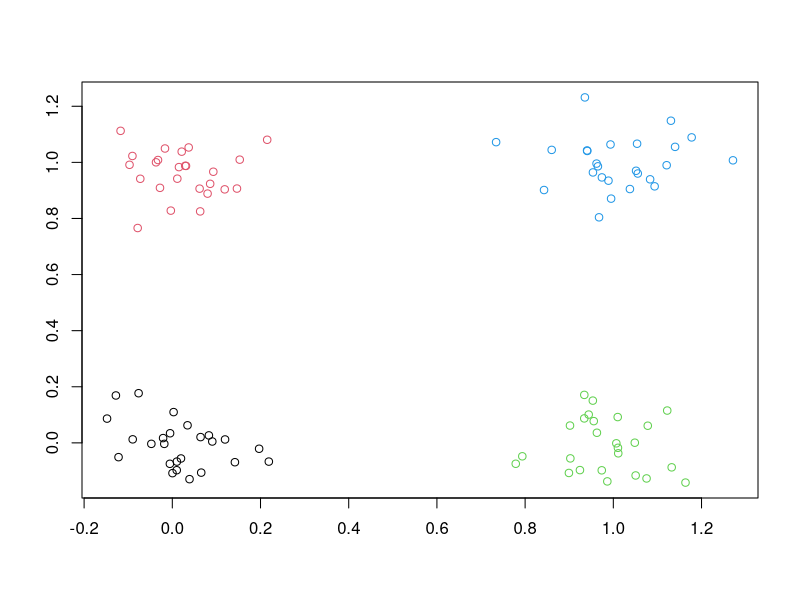
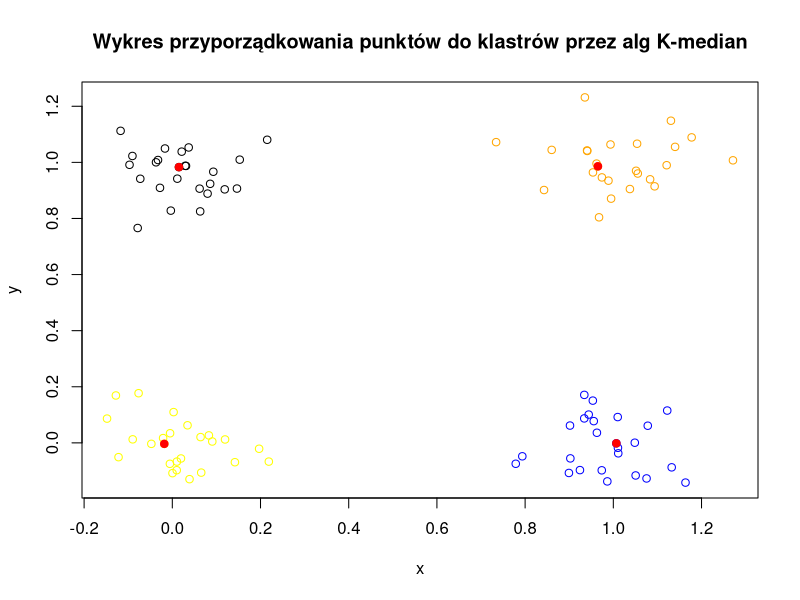
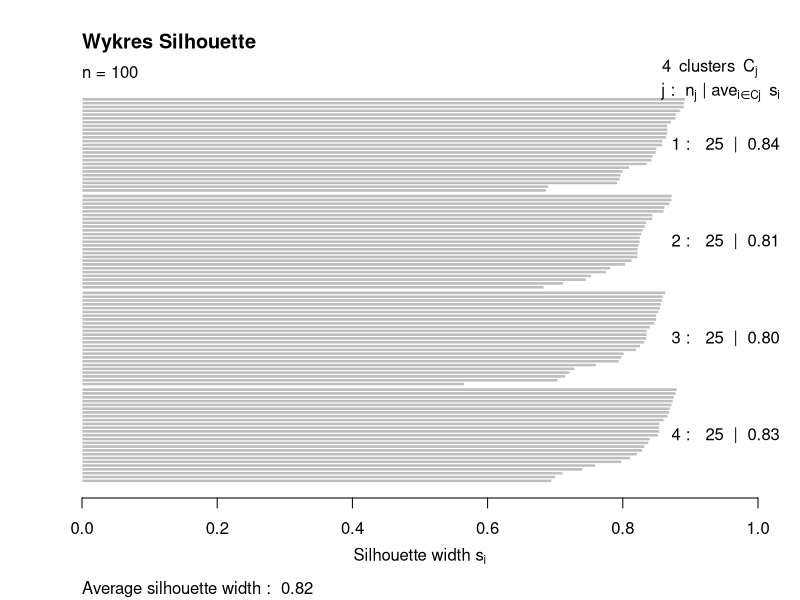
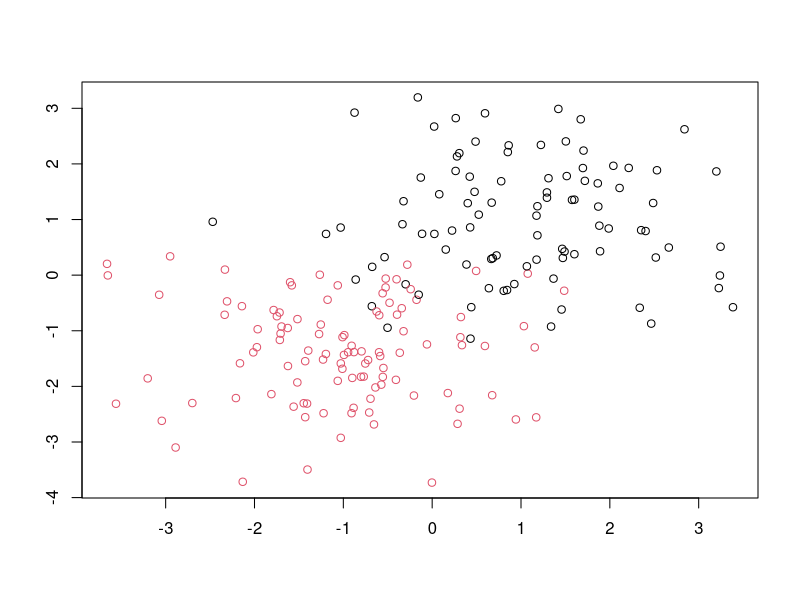
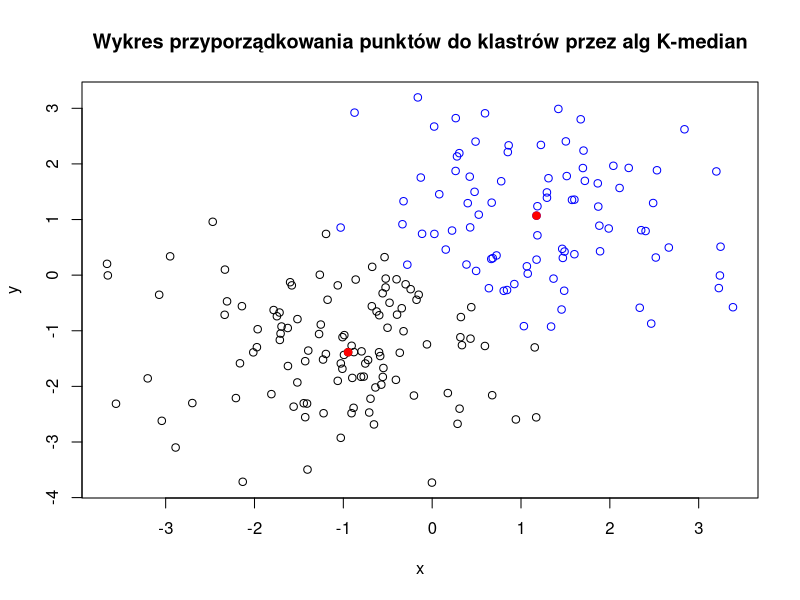
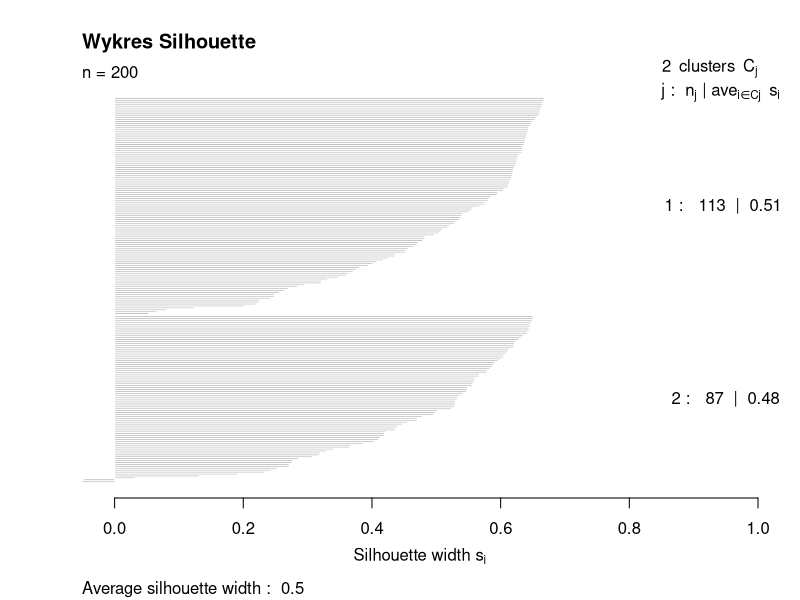
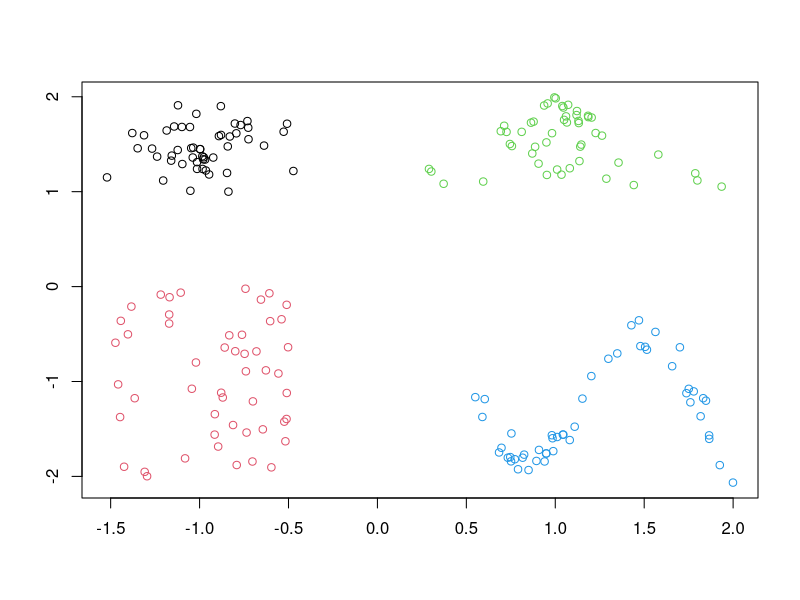
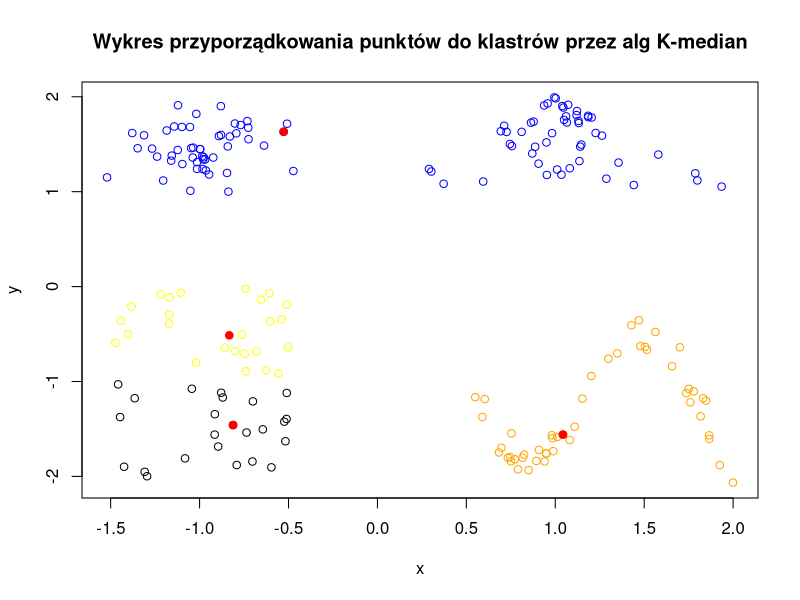

Here is the R script that generated these plots, in order:
require(cluster)
require(mlbench)

# Implementacja algorytmu k-medoid (PAM Algorithm)
# metrics: "euclidean", "maximum", "manhattan", "canberra", "binary"
kmedoids <- function (data, k, metric="euclidean") {
  medoids_idxs <- sample(nrow(data), k);
  dist_obj <- dist(rbind(data), method = metric)
  dist_mat <- as.matrix(dist_obj)
  
  repeat {
    clusters <- apply(dist_mat[, medoids_idxs], 1, which.min)
    
    configuration_changed <- FALSE;
    
    for(c in 1:k) {
      current_cluster <- clusters==c
      if (sum(current_cluster) == 1) next;

      current_cost <- sum(dist_mat[medoids_idxs[c], current_cluster]);
      costs_of_new_medoids <- apply(dist_mat[current_cluster, current_cluster], 1, sum)
      
      if (min(costs_of_new_medoids) < current_cost) {
        medoids_idxs[c] <-  as.numeric(names(which.min(costs_of_new_medoids)));
        configuration_changed <- TRUE;
      }
    }
    
    if(configuration_changed == FALSE) {
      break;
    }
  }
  
  list(medoids = data[medoids_idxs,],
       clustering = clusters,
       dist = dist_obj,
       data = data);
}


plot_kmed <- function(kmed) {
  colors <- c("black", "blue", "orange", "yellow");
  k <- length(unique(kmed$clustering));
  plot(kmed$data, type = "n", main="Wykres przyporządkowania punktów do klastrów przez alg K-median", xlab="x", ylab="y")
  for(i in 1:k) {
    points(kmed$data[kmed$clustering==i, ], col = colors[i]);
  }
  points(kmed$medoids, col = "red", pch = 19)
}

# Wizualizacja wyników  

# 4 grupy separowalne grupy
k <- 4
p <- mlbench.hypercube(n=100, d=2)
plot(p)

kmed <- kmedoids(p$x, k)
plot_kmed(kmed)
plot(silhouette(kmed$clustering, kmed$dist),  main="Wykres Silhouette")


# dwie grupy blisko siebie
k <- 2
p <- mlbench.2dnormals(200, 2, r=1.6)
plot(p)

kmed <- kmedoids(p$x, k)
plot_kmed(kmed)
plot(silhouette(kmed$clustering, kmed$dist),  main="Wykres Silhouette")


#  4 różne kształty
k <- 4
p <-mlbench.shapes(n=200)
plot(p)

kmed <- kmedoids(p$x, k)
plot_kmed(kmed)
plot(silhouette(kmed$clustering, kmed$dist),  main="Wykres Silhouette")

# Trzy kształty o różnych proporcjach
k <- 3
p <- mlbench.cassini(250)
plot(p)

kmed <- kmedoids(p$x, k)
plot_kmed(kmed)
plot(silhouette(kmed$clustering, kmed$dist),  main="Wykres Silhouette")


# Emoticon z 4 grup
k <- 4
p <- mlbench.smiley(140, sd1 = 0.15, sd2 = 0.08)
plot(p)

kmed <- kmedoids(p$x, k)
plot_kmed(kmed)
plot(silhouette(kmed$clustering, kmed$dist),  main="Wykres Silhouette")


# Dwie spirale z szumem
k <- 2
p <-mlbench.spirals(200, 1.5, 0.035)
plot(p)

kmed <- kmedoids(p$x, k)
plot_kmed(kmed)
plot(silhouette(kmed$clustering, kmed$dist),  main="Wykres Silhouette")


